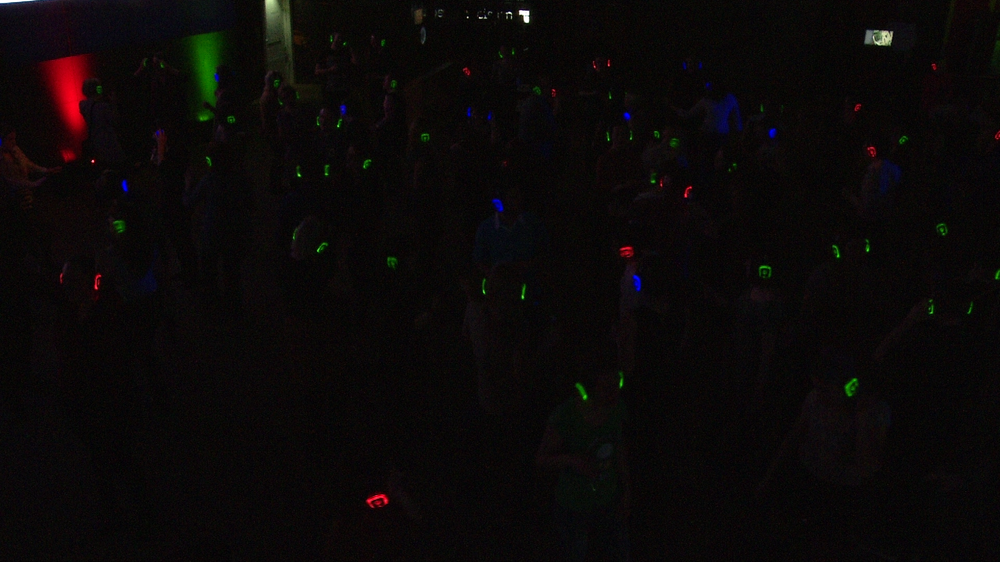
#> input picture SilentDiscoProcessing/test_images/Trimmed_1_1.png, 1000 x 562 px, shrunk from 1920 x 1080 before the run
$ python -i ProcessImage.py   (imports and definitions only)   (older library calls are emulated)
#> lines starting #> are read from the running program, lines starting #| are printed output that depends on the picture; after the words box and inside, x2 and y2 are one past the last pixel; in counts of white or black regions, pixels touching at a corner belong together
#> further down, picture is the input picture: shape (562, 1000, 3); mean B, G, R 8.4, 8.6, 11.5
import os, csv, cv2, sys
import numpy as np
from matplotlib import pyplot as plt

# TODO: check for all functions that return values AND save images if this is necessary.


########################################
#####     GEN IMAGE PROCESSING     #####
########################################


def read_image(imin, colorspace = None):
    """ Reads an image from filepath.

    Args:
        imin: full path to image (absolute or relative), if it's not a string the function assumes
              it to be an image.
        colorspace: one of the following cv2.imread flags: cv2.IMREAD_COLOR, cv2.IMREAD_GRAYSCALE,
                    cv2.IMREAD_UNCHANGED (optional).
    Returns:
        An image array.
    """

    if isinstance(imin, str):
        imin = os.path.expanduser(imin)

        return cv2.imread(imin)

        # [5 lines of commented-out code are left out]
    else:
        return imin


def save_image(image, imname, imdir = None):
    """ Save image to file.

    Args:
        image: image to save (array of values)
        imname: name of image to append to imdir, if it contains no extension default to png.
        imdir: full path to target directory (absolute or relative path), if none is given, image is
               saved to the current working directory.
    """

    # Test if imname contains an extension, if not: default to png.
    if len(imname.rsplit('.')) == 1:
        imname = imname + ".png"

    if imdir:
        imname = imdir + imname
        cv2.imwrite(imname, image)
    else:
        cv2.imwrite(imname, image)


def save_images(images, imnames, imdir = None):
    """ Save multiple images to files (calls save_image)

    Args:
        images: list of images to save.
        imnames: list of image names to append to imdir.
        imdir: path to target directory (absolute or relative path), if none is given, image is
               saved to the current working directory.
    """

    if imdir:
        for imname, image in zip(imnames, images):
            save_image(image, imname, imdir)
    else:
        for imname, image in zip(imnames, images):
            save_image(image, imname)


# [19 lines left out: function show_image, not called in this run]


########################################
#####     BGR IMAGE PROCESSING     #####
########################################


def separate_colors(imin, imdir = None):
    """ Takes a colour image and separates the colour layers.

    Args:
        imin: path to image (absolute or relative) or color image to separate.
        imdir:

    Returns:
        saves individual color layers to file
        b, g, r: individual color layers of the original image.
    """

    img = read_image(imin)

    b, g, r = cv2.split(img)
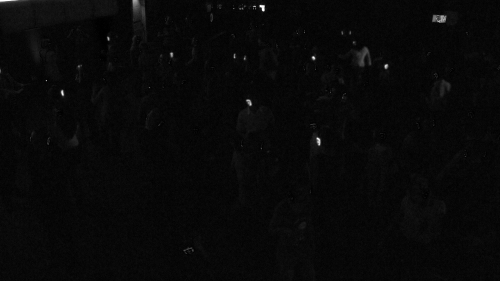
#> b: shape (562, 1000) (shown at 1/2 size); min 0, max 255, mean 8.4

    # Display image for debugging purposes.
    # show_image(img)

    imnames = ['b', 'g', 'r']
    images = [b, g, r]

    # TODO: check if this is necessary.
    if imdir:
        save_images(images, imnames, imdir)
    else:
        save_images(images, imnames)
#> the loop in save_images, `for imname, image in zip(imnames, images):` made 3 passes

    return b, g, r


# [108 lines left out: functions otsu_base, otsu_threshold_test, find_contours_base, find_contours_test, otsu_threshold, not called in this run]


def otsu_threshold_multi(imin, gauss = None, imdir = None):
    """ Takes an image and creates binarised versions using Otsu thresholding.

    Args:
        imin
    Returns:
        otsu_b, otsu_g, otsu_r:
    """

    b, g, r = separate_colors(imin)

    if gauss:
        blur_b = cv2.GaussianBlur(b, (5, 5), 0)
        blur_g = cv2.GaussianBlur(g, (5, 5), 0)
        blur_r = cv2.GaussianBlur(r, (5, 5), 0)

        _, otsu_b = cv2.threshold(blur_b, 0, 255, cv2.THRESH_BINARY + cv2.THRESH_OTSU)
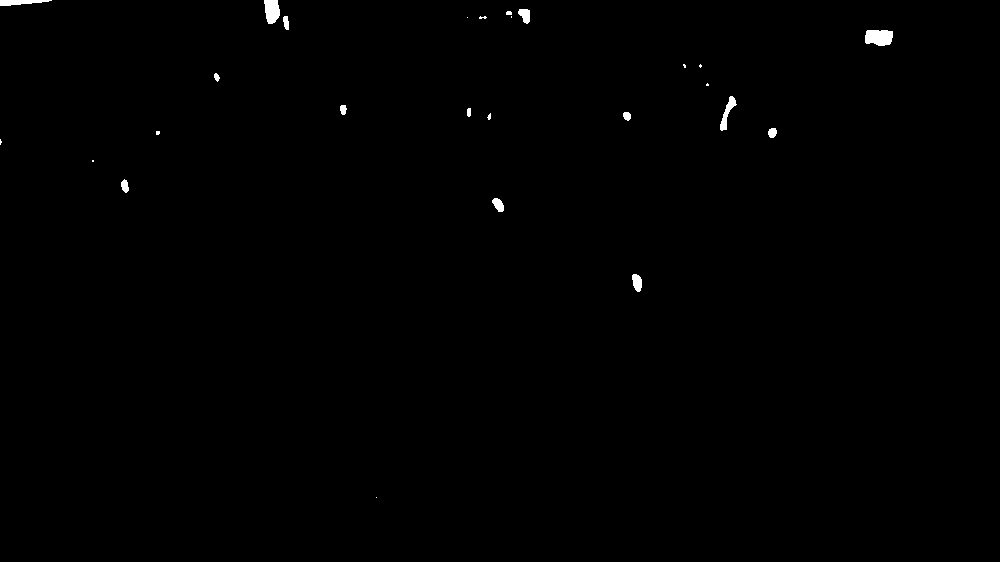
#> otsu_b: shape (562, 1000); 0.36% white; 26 white regions (11 under 20 px), largest, box (x1, y1, x2, y2) and area: (865, 30, 893, 46) 387, (264, 0, 280, 24) 305, (720, 96, 737, 131) 213
        _, otsu_g = cv2.threshold(blur_g, 0, 255, cv2.THRESH_BINARY + cv2.THRESH_OTSU)
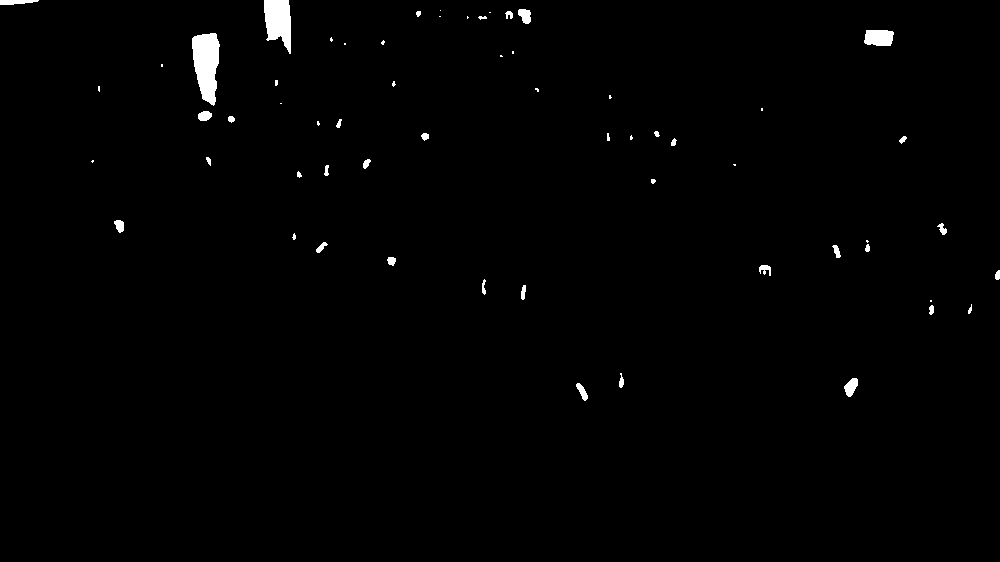
#> otsu_g: shape (562, 1000); 0.89% white; 60 white regions (24 under 20 px), largest, box (x1, y1, x2, y2) and area: (192, 33, 220, 106) 1448, (264, 0, 291, 54) 1060, (864, 30, 894, 46) 423
        _, otsu_r = cv2.threshold(blur_r, 0, 255, cv2.THRESH_BINARY + cv2.THRESH_OTSU)
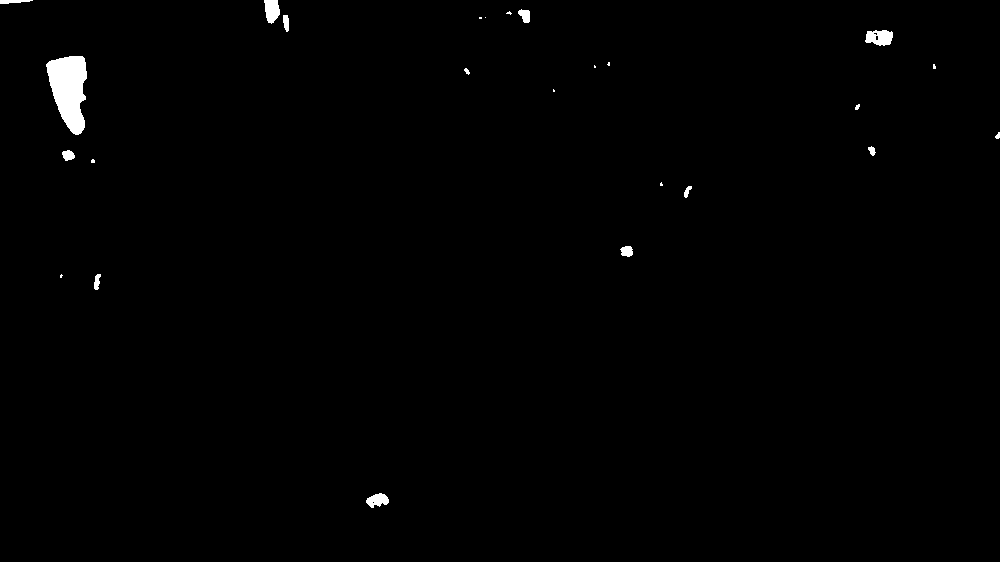
#> otsu_r: shape (562, 1000); 0.69% white; 25 white regions (10 under 20 px)

        imnames = ['otsu_gauss_b', 'otsu_gauss_g', 'otsu_gauss_r']

    else:
        _, otsu_b = cv2.threshold(b, 0, 255, cv2.THRESH_BINARY + cv2.THRESH_OTSU)
        _, otsu_g = cv2.threshold(g, 0, 255, cv2.THRESH_BINARY + cv2.THRESH_OTSU)
        _, otsu_r = cv2.threshold(r, 0, 255, cv2.THRESH_BINARY + cv2.THRESH_OTSU)

        imnames = ['otsu_b', 'otsu_g', 'otsu_r']

    images = [otsu_b, otsu_g, otsu_r]

    # [4 lines of commented-out code are left out]

    return otsu_b, otsu_g, otsu_r


# [17 lines left out: function find_contours_single, not called in this run]


def find_contours_multi(imin, maskin = None):
    """ Finds contours of each colour layer, then returns them.  Applies mask if necessary.

    Args:
        imin:
        makskin:

    Returns:
        contours_b, contours_g, contours_r: dictionary of contours for the individual layers

    1. Call otsu_multi with gaussian filtering, returns colour layers.
    2. Find contours for each layer.
    """

    # TODO: allow function call with input image, not text string.
    #       save_image assumes imin is a string.

    b, g, r = otsu_threshold_multi(imin, "gauss")

    if maskin:
        # Read mask and apply to all three layers.
        # TODO: make sure read_image handles the colorspace argument properly.
        mask = read_image(maskin)
        mask = cv2.cvtColor(mask, cv2.cv.CV_BGR2GRAY)

        # TODO: see if this can be simplified (i.e. reduce number of near-duplicate lines).
        # IDEA: Instead of splitting the image into different variables, iterate over the image layers.
        b = cv2.bitwise_and(b, b, mask = mask)
        g = cv2.bitwise_and(g, g, mask = mask)
        r = cv2.bitwise_and(r, r, mask = mask)

    # TODO: see if this can be simplified (i.e. reduce number of near-duplicate lines).
    contours_b, _ = cv2.findContours(b, cv2.RETR_TREE, cv2.CHAIN_APPROX_SIMPLE)
#> contours_b = 26 contours, 12 with area under 20; largest, box (x1, y1, x2, y2) and area: (865, 30, 893, 46) 349, (264, 0, 280, 24) 272, (720, 96, 737, 131) 174, (0, 0, 52, 6) 152, (632, 274, 642, 292) 116
    contours_g, _ = cv2.findContours(g, cv2.RETR_TREE, cv2.CHAIN_APPROX_SIMPLE)
#> contours_g = 60 contours, 32 with area under 20; largest, box (x1, y1, x2, y2) and area: (192, 33, 220, 106) 1364, (264, 0, 291, 54) 984, (864, 30, 894, 46) 383, (844, 378, 858, 397) 149, (518, 9, 531, 24) 123
    contours_r, _ = cv2.findContours(r, cv2.RETR_TREE, cv2.CHAIN_APPROX_SIMPLE)
#> contours_r = 28 contours, 16 with area under 20; largest, box (x1, y1, x2, y2) and area: (46, 56, 87, 135) 2090, (865, 30, 893, 46) 316, (264, 0, 280, 24) 256, (366, 493, 389, 508) 198, (518, 9, 530, 23) 98

    return contours_b, contours_g, contours_r


# [35 lines left out: function save_contours_multi, not called in this run]


def find_centres(contours):
    """
    """
    # TODO: write docstring

    centres = []

    for i in range(len(contours)):
        if cv2.contourArea(contours[i]) < 5:
            continue
        if cv2.contourArea(contours[i]) > 250:
            continue

        moments = cv2.moments(contours[i])

        centres.append(
            (int(moments['m10'] / moments['m00']), int(moments['m01'] / moments['m00'])))

    # print centres
    return centres


def find_centres_multi(imin, maskin = None):
    """ Finds centres in each color layer.

    Args:
        imin
        maskin

    Returns:
        centres_b, centres_g, centres_r:
    """

    # FIXME: multiple values of maskin, need to use a different keyword.
    # TODO: change output to one argument.
    if maskin:
        contours_b, contours_g, contours_r = find_contours_multi(imin, maskin = maskin)
    else:
        contours_b, contours_g, contours_r = find_contours_multi(imin)

    # Preallocate for each color layer.
    centres_b = find_centres(contours_b)
#> the loop in find_centres, `for i in range(len(contours)):` made 26 passes
#> after the loop in find_centres, `for i in range(len(contours)):`: centres = [(636, 282), (497, 204), (124, 185), (157, 132), (772, 132), (488, 116), (626, 115), (468, 111), (342, 109), (727, 112), (216, 76), (482, 17), (285, 22), (508, 12), (524, 14), (18, 1)]
#> centres_b has the same summary as centres in find_centres
    centres_g = find_centres(contours_g)
#> the loop in find_centres (call 2), `for i in range(len(contours)):` made 60 passes
#> centres_g = 41 pairs, first value 15 to 997, second value 1 to 391
    centres_r = find_centres(contours_r)
#> centres_r = [(377, 499), (96, 281), (626, 250), (686, 191), (92, 160), (67, 154), (871, 150), (997, 135), (857, 106), (466, 70), (933, 66), (876, 37), (875, 33), (285, 22), (508, 12), (524, 15), (11, 1)]

    return centres_b, centres_g, centres_r


# [137 lines left out: functions save_centres_multi, find_centres_single, save_centres, printProgress, show_centres, not called in this run]


# [5 lines of commented-out code are left out]

>>> import cv2
>>> picture = cv2.imread('../../test_images/Trimmed_1_1.png')
>>> result = find_centres_multi(picture)

$ run again, on SilentDiscoProcessing/test_images/Trimmed_1_2.png
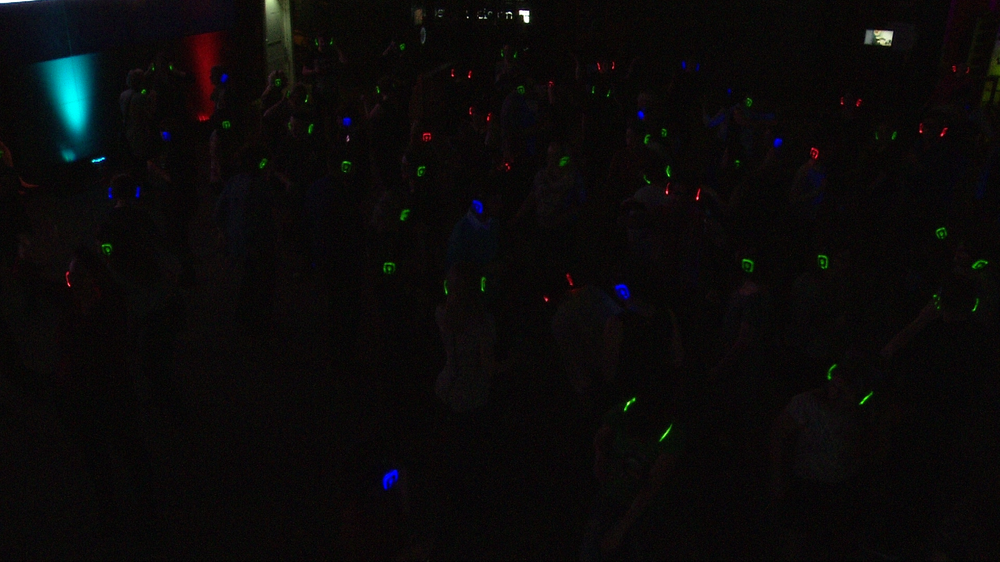
#> input picture SilentDiscoProcessing/test_images/Trimmed_1_2.png, 1000 x 562 px, shrunk from 1920 x 1080 before the run
#> picture is the input picture: shape (562, 1000, 3); mean B, G, R 9.7, 9.6, 10.8
#> the loop in save_images, `for imname, image in zip(imnames, images):` made 3 passes
#> in otsu_threshold_multi, `_, otsu_b = cv2.threshold(blur_b, 0, 255, cv2.THRESH_BINARY + cv2.THRE..`:
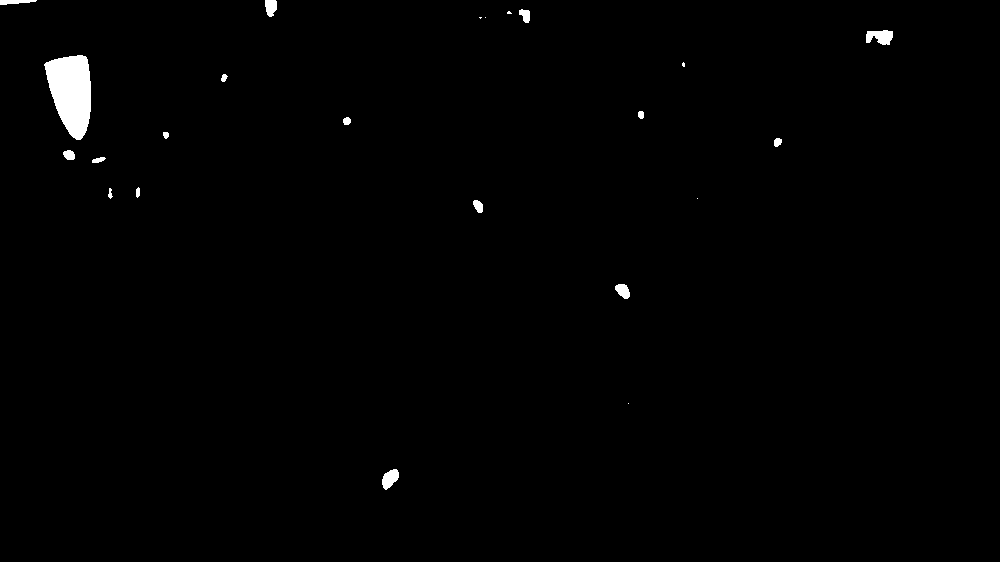
#> otsu_b: shape (562, 1000); 0.8% white; 23 white regions (6 under 20 px), largest, box (x1, y1, x2, y2) and area: (44, 55, 91, 140) 2819, (866, 30, 893, 45) 298, (382, 469, 399, 490) 233
#> otsu_g: shape (562, 1000); 0.78% white; 46 white regions (32 under 20 px), largest, box (x1, y1, x2, y2) and area: (45, 56, 90, 139) 2685, (264, 0, 290, 37) 517, (865, 30, 893, 46) 355
#> in otsu_threshold_multi, `_, otsu_r = cv2.threshold(blur_r, 0, 255, cv2.THRESH_BINARY + cv2.THRE..`:
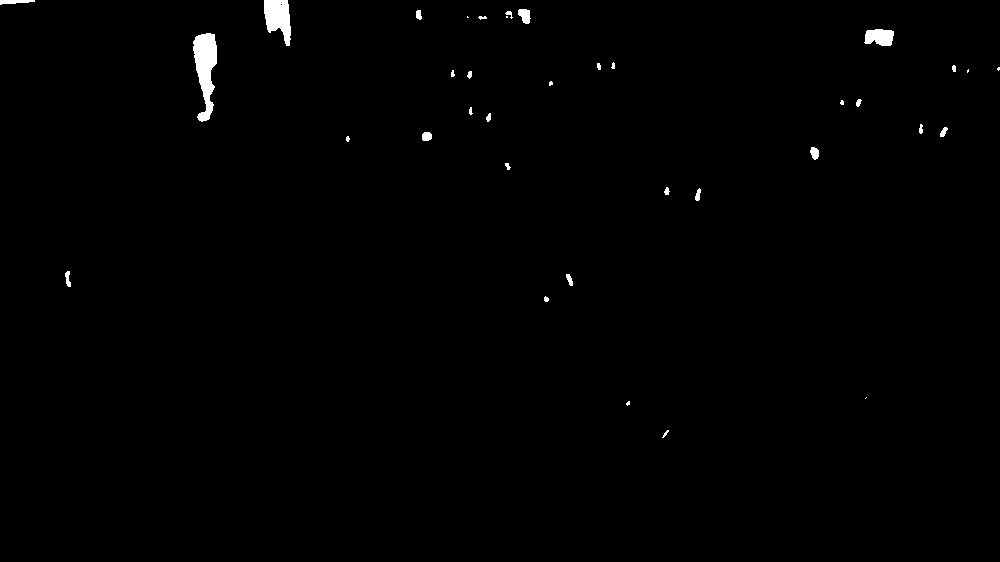
#> otsu_r: shape (562, 1000); 0.66% white; 36 white regions (9 under 20 px)
#> in find_contours_multi, `contours_b, _ = cv2.findContours(b, cv2.RETR_TREE, cv2.CHAIN_APPROX_SI..`: contours_b = 23 contours, 6 with area under 20; largest, box (x1, y1, x2, y2) and area: (44, 55, 91, 140) 2716, (866, 30, 893, 45) 258, (382, 469, 399, 490) 207, (265, 0, 277, 17) 140, (615, 284, 630, 299) 137
#> in find_contours_multi, `contours_g, _ = cv2.findContours(g, cv2.RETR_TREE, cv2.CHAIN_APPROX_SI..`: contours_g = 46 contours, 36 with area under 20; largest, box (x1, y1, x2, y2) and area: (45, 56, 90, 139) 2585, (264, 0, 290, 37) 464, (865, 30, 893, 46) 316, (518, 10, 530, 24) 96, (63, 151, 75, 161) 74
#> in find_contours_multi, `contours_r, _ = cv2.findContours(r, cv2.RETR_TREE, cv2.CHAIN_APPROX_SI..`: contours_r = 37 contours, 20 with area under 20; largest, box (x1, y1, x2, y2) and area: (193, 33, 217, 122) 1196, (264, 0, 291, 46) 779, (864, 29, 894, 46) 367, (518, 9, 531, 24) 117, (0, 0, 35, 5) 80
#> the loop in find_centres, `for i in range(len(contours)):` made 23 passes
#> after the loop in find_centres, `for i in range(len(contours)):`: centres = [(389, 478), (622, 290), (477, 205), (109, 193), (137, 192), (98, 159), (68, 154), (777, 141), (165, 134), (346, 120), (640, 114), (223, 77), (683, 64), (508, 12), (524, 14), (270, 6), (13, 1)]
#> centres_b has the same summary as centres in find_centres
#> the loop in find_centres (call 2), `for i in range(len(contours)):` made 46 passes
#> centres_g = [(665, 433), (628, 403), (864, 398), (828, 376), (832, 367), (482, 287), (976, 264), (746, 260), (403, 214), (667, 172), (345, 162), (97, 159), (68, 154), (509, 12), (524, 15), (12, 1)]
#> centres_r = 28 pairs, first value 13 to 953, second value 1 to 433
